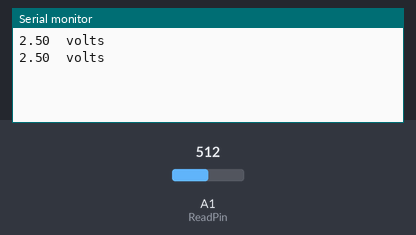
A sketch run on a simulated Arduino Uno, built with avr-gcc and run on an emulated ATmega328P. Shown: the last lines printed to the serial monitor. Inputs (shaded band) come from the test bench; at power-on: A1 (ReadPin) = 512.

Above: at 1.8 s.
1.9 s: A1 (ReadPin) set to 716
At 2.5 s:
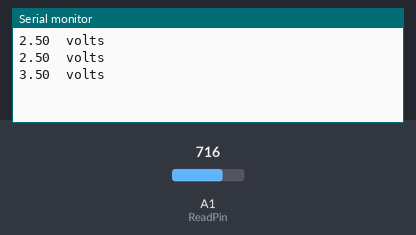
3.4 s: A1 (ReadPin) set to 900
At 4.8 s:
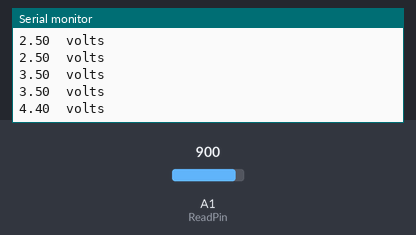
Timing chart, 0 to 6.4 s (numbered marks = the images above; inputs shaded):
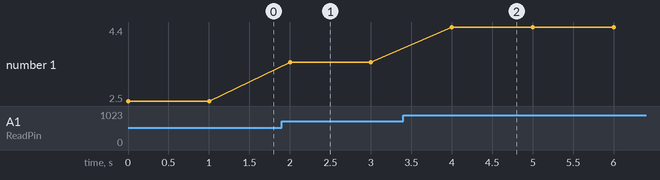

Measured:
- after the input at 1.9 s, the serial monitor: prints a new line after 0.10 s (image 1)
- after the input at 3.4 s, the serial monitor: prints a new line after 0.60 s (image 2)
- plotted number 1: 2.5 → 3.5 after the input at 1.9 s, 3.5 → 4.4 after the input at 3.4 s

The sketch:

Read_voltage.ino
```cpp
int ReadPin=A1;
float readVal;
float V2;
int delayTime=1000;
void setup() {
  // put your setup code here, to run once:
  pinMode(ReadPin,INPUT);
  Serial.begin(9600);
}

void loop() {
  // put your main code here, to run repeatedly:
  readVal=analogRead(ReadPin);
  V2=(5./1023.)*readVal;
  Serial.print(V2);Serial.println("  volts");
  delay(delayTime);
}
```
